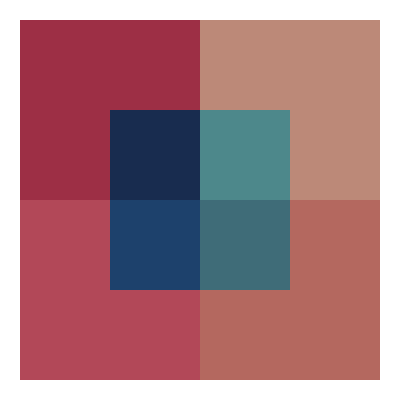
Frame 1 (no input)
Frame 60 (no input): identical to frame 1, image omitted
Frame 120 (the mouse pressed at the canvas centre since frame 60): identical to frame 1, image omitted

The p5.js sketch that drew this single still picture (run headless with seeded random() and noise() and a simulated clock; from frame 60 on, the mouse is pressed at the canvas centre):

// p5.js sketch
// ── sketch.js
function setup() {
  createCanvas (400,400);
}

function draw() {
  background(255);
  //Upper left square
  //BIG:
  noStroke();
  fill(157,47,69);
  rect (20,20,180,180);
  //Small
  noStroke();
  fill(24,44,79);
  rect (110,110,90,90);
  //Upper Right square
  //BIG
  noStroke();
  fill(188,137,120);
  rect (200,20,180,180);
  //Small
  noStroke();
  fill(77,136,139);
  rect (200,110,90,90);
  //Lower Right square
  //Big
  noStroke();
  fill(180,104,95);
  rect (200,200,180,180);
  //Small
  noStroke();
  fill(63,108,120);
  rect (200,200,90,90);
  //Lower Left square
  //BIG
  noStroke();
  fill(178,72,88);
  rect (20,200,180,180);
  //Small
  noStroke();
  fill(29,65,108);
  rect (110,200,90,90);
}
